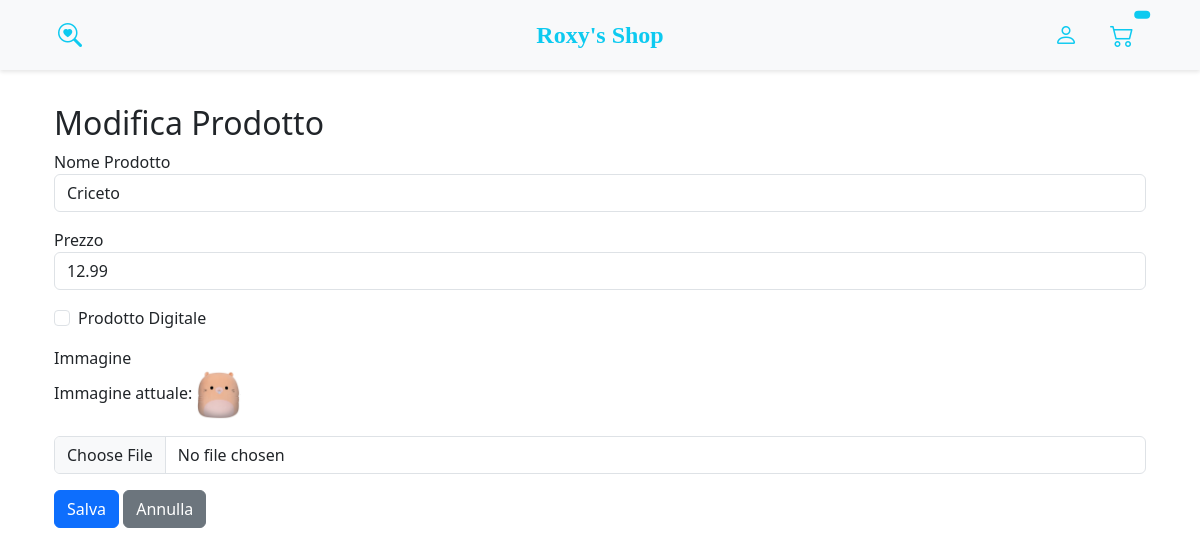
The page /management/products/1/edit/ (signed in) on the database its author committed.
### store/models.py (models this page shows, shortened)
class Product(models.Model):
    name = models.CharField(max_length=200)
    price = models.DecimalField(max_digits=7, decimal_places=2)
    digital = models.BooleanField(default=False,null=True, blank=True)
    image = models.ImageField(null=True, blank=True)
    @property
    def imageURL(self):
        try:
            url = self.image.url
        except:
            url = ''
        return url

### management/views.py (the view, shortened to what this page needs)
# urls.py: path('products/<int:pk>/edit/', views.edit_product, name='edit_product'),
@login_required
@user_passes_test(is_manager)
def edit_product(request, pk):
    product = get_object_or_404(Product, pk=pk)
    return render(request, 'management/product_form.html', {
        'title': 'Modifica Prodotto',
        'product': product
    })

### management/views.py (called while the page is built)
def is_manager(user):
    return user.groups.filter(name='Store Managers').exists() or user.is_superuser

### management/templates/management/product_form.html (shortened to what this page needs)
{% extends 'store/main.html' %} {% load static %} {% block content %}
<div class="container mt-4">
  <h2>{{ title }}</h2>
  <form method="post" enctype="multipart/form-data">
    <div class="form-group mb-3">
      <label for="name">Nome Prodotto</label>
      <input
        type="text"
        class="form-control"
        id="name"
        name="name"
        value="{{ product.name|default:'' }}"
        required
      />
    </div>
    <div class="form-group mb-3">
      <label for="price">Prezzo</label>
      <input
        type="number"
        step="0.01"
        class="form-control"
        id="price"
        name="price"
        value="{{ product.price|default:'' }}"
        required
      />
    </div>
    <div class="form-check mb-3">
      <input
        type="checkbox"
        class="form-check-input"
        id="digital"
        name="digital"
        {%
        if
        product.digital
        %}checked{%
        endif
        %}
      />
      <label class="form-check-label" for="digital">Prodotto Digitale</label>
    </div>
    <div class="form-group mb-3">
      <label for="image">Immagine</label>
      {% if product.imageURL %}
      <p>Immagine attuale: <img src="{{ product.imageURL }}" height="50" /></p>
      {% endif %}
      <input type="file" class="form-control" id="image" name="image" />
    </div>
    <button type="submit" class="btn btn-primary">Salva</button>
    <a href="{% url 'management:product_list' %}" class="btn btn-secondary"
      >Annulla</a
    >
  </form>
</div>
{% endblock content %}

### store/static/css/main.css (style rules this page uses)
body { background-color: hsl(0, 0%, 100%); padding-top: 56px; }

### rows shown on the page
Product: name "Criceto", price "12.99", imageURL (picture)

### other values the page prints
{{ title }} "Modifica Prodotto"
